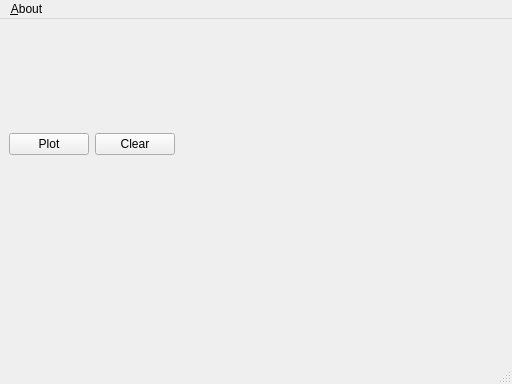
<?xml version="1.0" encoding="UTF-8"?>
<ui version="4.0">
 <class>MainWindow</class>
 <widget class="QMainWindow" name="MainWindow">
  <property name="geometry">
   <rect>
    <x>0</x>
    <y>0</y>
    <width>512</width>
    <height>384</height>
   </rect>
  </property>
  <property name="sizePolicy">
   <sizepolicy hsizetype="MinimumExpanding" vsizetype="MinimumExpanding">
    <horstretch>0</horstretch>
    <verstretch>0</verstretch>
   </sizepolicy>
  </property>
  <property name="minimumSize">
   <size>
    <width>512</width>
    <height>384</height>
   </size>
  </property>
  <property name="windowTitle">
   <string>MainWindow</string>
  </property>
  <widget class="QWidget" name="centralwidget">
   <layout class="QGridLayout" name="gridLayout_6">
    <item row="0" column="0">
     <widget class="MplWidget" name="mpl" native="true"/>
    </item>
    <item row="1" column="0">
     <layout class="QGridLayout" name="Button_Grid">
      <item row="0" column="2">
       <widget class="QPushButton" name="pushButton_clear">
        <property name="text">
         <string>Clear</string>
        </property>
       </widget>
      </item>
      <item row="0" column="0">
       <layout class="QGridLayout" name="toolbar_grid"/>
      </item>
      <item row="0" column="1">
       <widget class="QPushButton" name="pushButton_plot">
        <property name="text">
         <string>Plot</string>
        </property>
       </widget>
      </item>
      <item row="0" column="4">
       <spacer name="horizontalSpacer_6">
        <property name="orientation">
         <enum>Qt::Horizontal</enum>
        </property>
        <property name="sizeHint" stdset="0">
         <size>
          <width>40</width>
          <height>20</height>
         </size>
        </property>
       </spacer>
      </item>
      <item row="0" column="3">
       <layout class="QHBoxLayout" name="Button_Layout"/>
      </item>
     </layout>
    </item>
    <item row="2" column="0" rowspan="2">
     <layout class="QGridLayout" name="Options_Grid">
      <property name="sizeConstraint">
       <enum>QLayout::SetMaximumSize</enum>
      </property>
      <item row="1" column="0">
       <layout class="QHBoxLayout" name="Grid_horizontal_Layout_1"/>
      </item>
      <item row="0" column="0">
       <layout class="QHBoxLayout" name="Grid_horizontal_Layout_2"/>
      </item>
     </layout>
    </item>
   </layout>
  </widget>
  <widget class="QMenuBar" name="menubar">
   <property name="geometry">
    <rect>
     <x>0</x>
     <y>0</y>
     <width>512</width>
     <height>21</height>
    </rect>
   </property>
   <widget class="QMenu" name="menu_About">
    <property name="title">
     <string>&amp;About</string>
    </property>
   </widget>
   <addaction name="menu_About"/>
  </widget>
  <widget class="QStatusBar" name="statusbar"/>
  <action name="action_Save_Data">
   <property name="text">
    <string>&amp;Save Data</string>
   </property>
  </action>
  <action name="action_Quit">
   <property name="text">
    <string>&amp;Quit</string>
   </property>
  </action>
 </widget>
 <customwidgets>
  <customwidget>
   <class>MplWidget</class>
   <extends>QWidget</extends>
   <header>mplwidget</header>
   <container>1</container>
  </customwidget>
 </customwidgets>
 <resources/>
 <connections/>
 <buttongroups>
  <buttongroup name="buttonGroup_2D3D"/>
 </buttongroups>
</ui>
